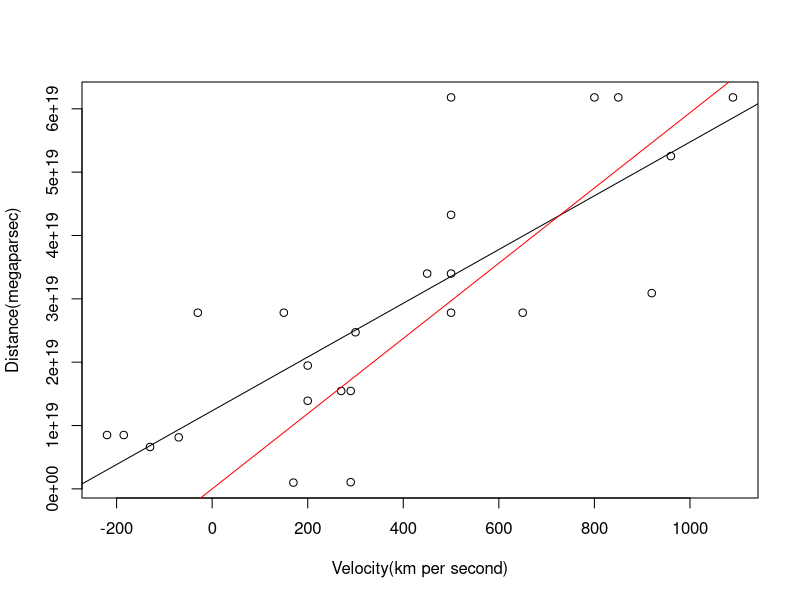

R code for this plot:
Data <- read.csv("The Big Bang Theory.csv", header = T)
Velocity <- Data$Velocity
Distance <- Data$Distance
Distance <- Distance* 1e6 * 1e12 * 30.9
#5.1
plot(Velocity, Distance, xlab = "Velocity(km per second)", ylab = "Distance(megaparsec)")
#散点分布在某一条线两边，可以明显看出这一趋势

#5.2
model <- lm(Distance~Velocity)
abline(model)
summary(model)

#5.3
#1.如果理论正确，刚开始衰退速度小，没有经过时间的积累，所以距离为零，那么，截距为零；
#2.距离等于时间乘以速度，那么宇宙的年龄即为斜率。
model2 <- lm(Distance~Velocity-1)
abline(model2,col = 'red')
summary(model2)
#斜率即为年龄

#5.4
#由图知，画出来的图宇宙伊始距离不为零肯定不对，但是宇宙的年龄是等于斜率且不变的，所
#以通过使截距（初始距离）变为零以后看斜率。通过在 lm（ ）函数里把速度根据图上的截距
#误差设为-1，使截距为 0，得到斜率如图即为年龄。更正距离测量误差后，结果更精确。
